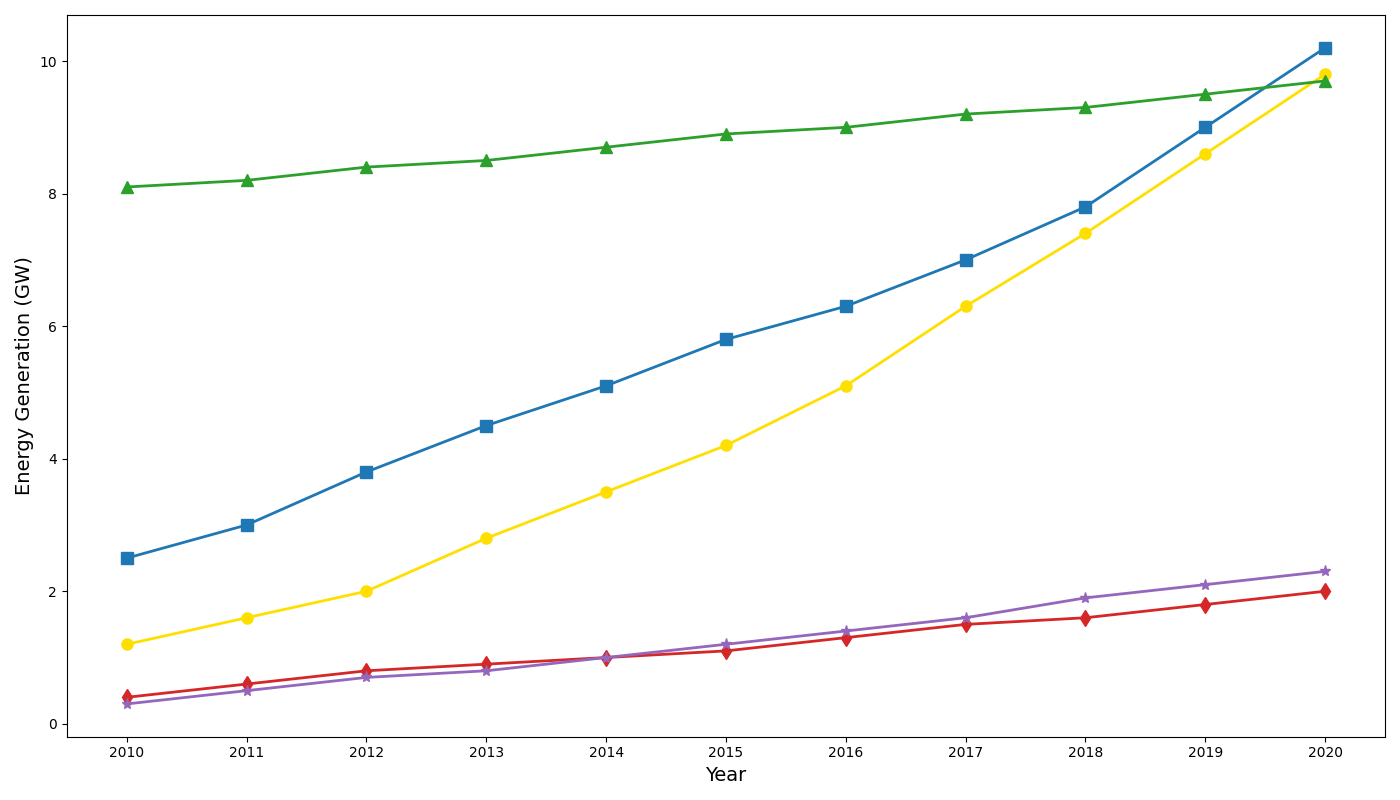

The Python source for this figure:
import matplotlib.pyplot as plt
import numpy as np

# Years from 2010 to 2020
years = np.arange(2010, 2021)

# Renewable energy generation values in GW
solar = [1.2, 1.6, 2.0, 2.8, 3.5, 4.2, 5.1, 6.3, 7.4, 8.6, 9.8]
wind = [2.5, 3.0, 3.8, 4.5, 5.1, 5.8, 6.3, 7.0, 7.8, 9.0, 10.2]
hydro = [8.1, 8.2, 8.4, 8.5, 8.7, 8.9, 9.0, 9.2, 9.3, 9.5, 9.7]
geothermal = [0.4, 0.6, 0.8, 0.9, 1.0, 1.1, 1.3, 1.5, 1.6, 1.8, 2.0]
biomass = [0.3, 0.5, 0.7, 0.8, 1.0, 1.2, 1.4, 1.6, 1.9, 2.1, 2.3]

# Colors for each energy source
colors = ['#ffdf00', '#1f77b4', '#2ca02c', '#d62728', '#9467bd']

# Create the figure and axis
fig, ax = plt.subplots(figsize=(14, 8))

# Plot each energy source with distinct styles
ax.plot(years, solar, color=colors[0], marker='o', linestyle='-', linewidth=2, markersize=8)
ax.plot(years, wind, color=colors[1], marker='s', linestyle='-', linewidth=2, markersize=8)
ax.plot(years, hydro, color=colors[2], marker='^', linestyle='-', linewidth=2, markersize=8)
ax.plot(years, geothermal, color=colors[3], marker='d', linestyle='-', linewidth=2, markersize=8)
ax.plot(years, biomass, color=colors[4], marker='*', linestyle='-', linewidth=2, markersize=8)

# Customize the plot
ax.set_xlabel("Year", fontsize=14)
ax.set_ylabel("Energy Generation (GW)", fontsize=14)
ax.set_xticks(years)

# Adjust the layout to prevent overlap
plt.tight_layout()

# Display the plot
plt.show()
